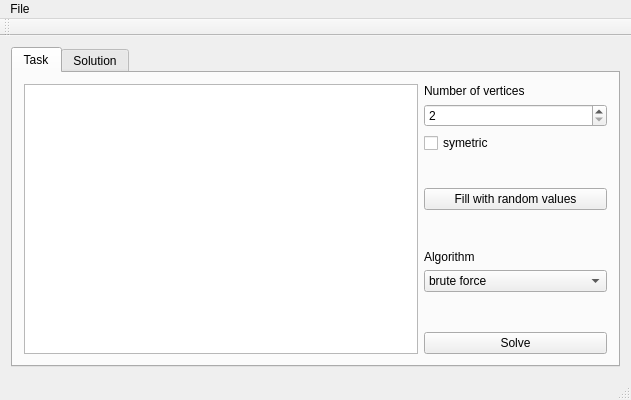
<?xml version="1.0" encoding="UTF-8"?>
<ui version="4.0">
 <class>MainWindow</class>
 <widget class="QMainWindow" name="MainWindow">
  <property name="geometry">
   <rect>
    <x>0</x>
    <y>0</y>
    <width>631</width>
    <height>400</height>
   </rect>
  </property>
  <property name="windowTitle">
   <string>EzTSPSolver</string>
  </property>
  <widget class="QWidget" name="centralWidget">
   <layout class="QVBoxLayout" name="verticalLayout">
    <item>
     <widget class="QTabWidget" name="tabWidget">
      <property name="currentIndex">
       <number>0</number>
      </property>
      <widget class="QWidget" name="tab_task">
       <attribute name="title">
        <string>Task</string>
       </attribute>
       <layout class="QGridLayout" name="gridLayout">
        <item row="0" column="0">
         <widget class="QTableView" name="tableView"/>
        </item>
        <item row="0" column="1">
         <layout class="QFormLayout" name="formLayout">
          <property name="fieldGrowthPolicy">
           <enum>QFormLayout::AllNonFixedFieldsGrow</enum>
          </property>
          <item row="0" column="0">
           <widget class="QLabel" name="description_1">
            <property name="text">
             <string>Number of vertices</string>
            </property>
           </widget>
          </item>
          <item row="3" column="0">
           <spacer name="verticalSpacer">
            <property name="orientation">
             <enum>Qt::Vertical</enum>
            </property>
            <property name="sizeHint" stdset="0">
             <size>
              <width>78</width>
              <height>17</height>
             </size>
            </property>
           </spacer>
          </item>
          <item row="4" column="0" colspan="2">
           <widget class="QPushButton" name="pushButton_random">
            <property name="text">
             <string>Fill with random values</string>
            </property>
           </widget>
          </item>
          <item row="5" column="0">
           <spacer name="verticalSpacer_3">
            <property name="orientation">
             <enum>Qt::Vertical</enum>
            </property>
            <property name="sizeHint" stdset="0">
             <size>
              <width>78</width>
              <height>28</height>
             </size>
            </property>
           </spacer>
          </item>
          <item row="7" column="0">
           <widget class="QLabel" name="description_2">
            <property name="text">
             <string>Algorithm</string>
            </property>
           </widget>
          </item>
          <item row="8" column="0" colspan="2">
           <widget class="QComboBox" name="comboBox_alghoritm">
            <item>
             <property name="text">
              <string>brute force</string>
             </property>
            </item>
            <item>
             <property name="text">
              <string>dynamic programming</string>
             </property>
            </item>
            <item>
             <property name="text">
              <string>bf multiple visits</string>
             </property>
            </item>
            <item>
             <property name="text">
              <string>mst</string>
             </property>
            </item>
            <item>
             <property name="text">
              <string>nearest neighbour</string>
             </property>
            </item>
            <item>
             <property name="text">
              <string>repetitive nearest neighbour</string>
             </property>
            </item>
            <item>
             <property name="text">
              <string>random</string>
             </property>
            </item>
           </widget>
          </item>
          <item row="11" column="0">
           <spacer name="verticalSpacer_2">
            <property name="orientation">
             <enum>Qt::Vertical</enum>
            </property>
            <property name="sizeHint" stdset="0">
             <size>
              <width>18</width>
              <height>28</height>
             </size>
            </property>
           </spacer>
          </item>
          <item row="12" column="0" colspan="2">
           <widget class="QPushButton" name="pushButton_solve">
            <property name="text">
             <string>Solve</string>
            </property>
           </widget>
          </item>
          <item row="1" column="0" colspan="2">
           <widget class="QSpinBox" name="numOfVerticesSpinBox">
            <property name="minimum">
             <number>2</number>
            </property>
            <property name="maximum">
             <number>3000</number>
            </property>
           </widget>
          </item>
          <item row="2" column="0">
           <widget class="QCheckBox" name="symetricCheckBox">
            <property name="text">
             <string>symetric</string>
            </property>
           </widget>
          </item>
         </layout>
        </item>
       </layout>
      </widget>
      <widget class="QWidget" name="tab_solution">
       <attribute name="title">
        <string>Solution</string>
       </attribute>
       <widget class="QTextBrowser" name="solutionTextBrowser">
        <property name="geometry">
         <rect>
          <x>80</x>
          <y>30</y>
          <width>256</width>
          <height>192</height>
         </rect>
        </property>
       </widget>
      </widget>
     </widget>
    </item>
   </layout>
  </widget>
  <widget class="QMenuBar" name="menuBar">
   <property name="geometry">
    <rect>
     <x>0</x>
     <y>0</y>
     <width>631</width>
     <height>22</height>
    </rect>
   </property>
   <widget class="QMenu" name="menuFile">
    <property name="title">
     <string>File</string>
    </property>
    <widget class="QMenu" name="menuSave">
     <property name="title">
      <string>Save</string>
     </property>
     <addaction name="actionTask"/>
     <addaction name="actionSolution"/>
     <addaction name="actionSolution_and_task"/>
    </widget>
    <addaction name="menuSave"/>
    <addaction name="actionLoad"/>
    <addaction name="actionSettings"/>
    <addaction name="separator"/>
    <addaction name="actionAbout_Qt"/>
    <addaction name="actionAbout_EzTSPSolver"/>
   </widget>
   <addaction name="menuFile"/>
  </widget>
  <widget class="QToolBar" name="mainToolBar">
   <attribute name="toolBarArea">
    <enum>TopToolBarArea</enum>
   </attribute>
   <attribute name="toolBarBreak">
    <bool>false</bool>
   </attribute>
  </widget>
  <widget class="QStatusBar" name="statusBar"/>
  <action name="actionAbout_EzTSPSolver">
   <property name="text">
    <string>About EzTSPSolver</string>
   </property>
  </action>
  <action name="actionTask">
   <property name="text">
    <string>task</string>
   </property>
  </action>
  <action name="actionSolution">
   <property name="text">
    <string>solution</string>
   </property>
  </action>
  <action name="actionSolution_and_task">
   <property name="text">
    <string>solution and task</string>
   </property>
  </action>
  <action name="actionLoad">
   <property name="text">
    <string>Load</string>
   </property>
  </action>
  <action name="actionAbout_Qt">
   <property name="text">
    <string>About Qt</string>
   </property>
  </action>
  <action name="actionSettings">
   <property name="text">
    <string>Settings</string>
   </property>
  </action>
 </widget>
 <layoutdefault spacing="6" margin="11"/>
 <resources/>
 <connections/>
</ui>
